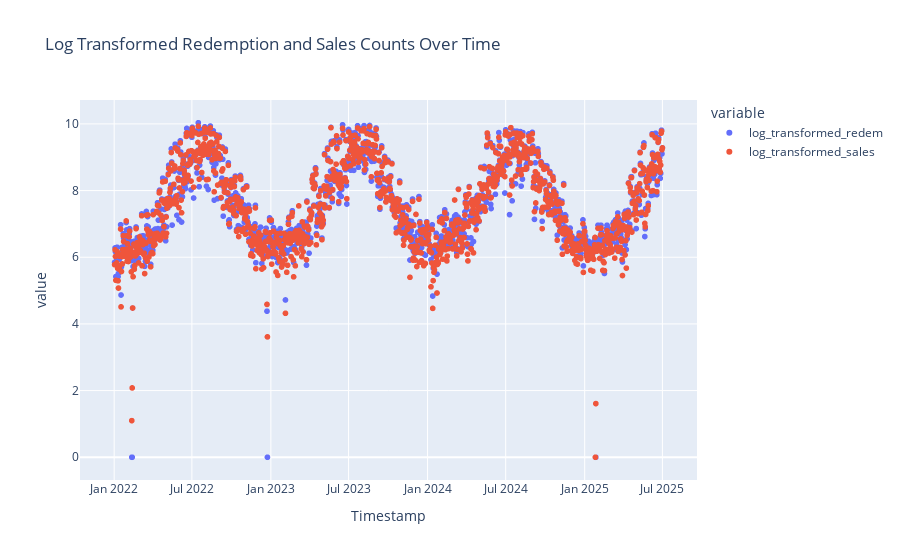

Notebook code cell kept with this figure:
### Code cell
import plotly.express  as px
fig = px.scatter(data, x="Timestamp", y=["log_transformed_redem", "log_transformed_sales"], title="Log Transformed Redemption and Sales Counts Over Time")
fig.show()

### Figure 1 — Plotly figure (JSON) as saved in the notebook; plotly's stock layout.template omitted (floating-point values rounded to 4 significant figures; data arrays with more than 128 entries replaced by an {"elided": "..."} marker saying what was removed)
{"data": [{"hovertemplate": "variable=log_transformed_redem<br>Timestamp=%{x}<br>value=%{y}<extra></extra>", "legendgroup": "log_transformed_redem", "marker": {"color": "#636efa", "symbol": "circle"}, "mode": "markers", "name": "log_transformed_redem", "showlegend": true, "type": "scattergl", "x": {"elided": "1277 str values"}, "xaxis": "x", "y": {"elided": "1277 float values"}, "yaxis": "y"}, {"hovertemplate": "variable=log_transformed_sales<br>Timestamp=%{x}<br>value=%{y}<extra></extra>", "legendgroup": "log_transformed_sales", "marker": {"color": "#EF553B", "symbol": "circle"}, "mode": "markers", "name": "log_transformed_sales", "showlegend": true, "type": "scattergl", "x": {"elided": "1277 str values"}, "xaxis": "x", "y": {"elided": "1277 float values"}, "yaxis": "y"}], "layout": {"legend": {"title": {"text": "variable"}, "tracegroupgap": 0}, "title": {"text": "Log Transformed Redemption and Sales Counts Over Time"}, "xaxis": {"anchor": "y", "domain": [0, 1], "title": {"text": "Timestamp"}}, "yaxis": {"anchor": "x", "domain": [0, 1], "title": {"text": "value"}}}}
